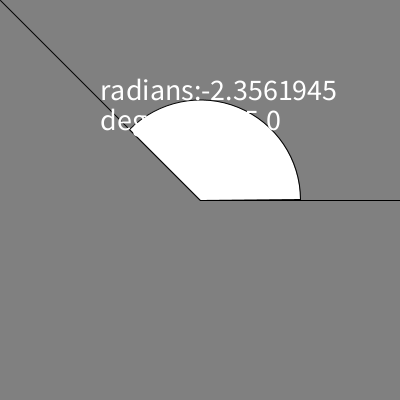
Frame 1 (no input)
Frame 60 (the mouse pressed at the canvas centre just before this capture): identical to frame 1, image omitted
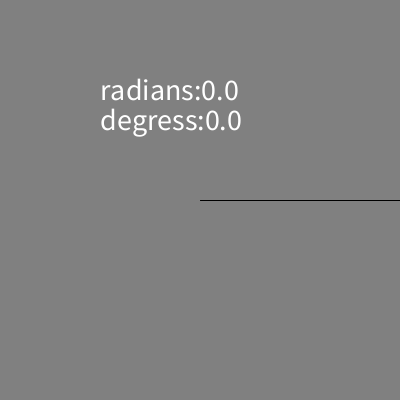
Frame 120 (the mouse held since frame 60 and released just before this capture)

The Processing sketch that drew these frames (run headless with seeded random() and noise(); from frame 60 on, the mouse is pressed at the canvas centre):

// Processing sketch: week05_3b_atan2_dy_dx_text_radians_degrees
// ── week05_3b_atan2_dy_dx_text_radians_degrees.pde
//week05-3b-atan2-dy-dx-text-radians-degrees
//degrees vs. radians 結合 week04-1 和 week05-2
void setup(){
  size(400,400);
  
}
void draw(){
  background(128);
  line(200,200,400,200);
  line(200,200,mouseX,mouseY);
  float dx =mouseX-200,dy=mouseY-200;
  float a=atan2(dy,dx);//神奇的三角函式 可找到arc弧的radians
  //atan2()出來的值 介於-PI...+PI 中間
  if(a<0) arc(200,200,200,200,a,0,PIE); //負的...零
  else arc(200,200,200,200,0,a,PIE);//零...正的
  textSize(30);
  text("radians:"+a,100,100);//radians 弧度/弳度
  text("degress:"+degrees(a),100,130);//degrees 度
  
}
